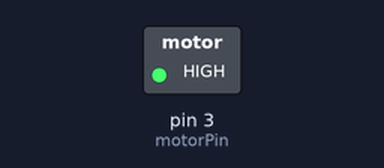
A sketch run on a simulated Arduino Uno, built with avr-gcc and run on an emulated ATmega328P. Parts: switched loads named in the sketch (green lamp = pin HIGH). Dashed ring = blinking. What the sketch prints to the serial monitor is not drawn.

Above: at 0.5 s.
Timing chart, 0 to 4.6 s (numbered marks = the images above):
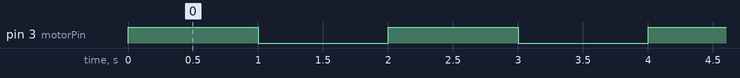

Measured:
- by itself, pin 3 (motorPin): alternates HIGH for 1.0 s and LOW for 1.0 s

The sketch:

Transistor_Test.ino
```cpp
int motorPin = 3;

void setup()
{
  Serial.begin(9600);
  pinMode(motorPin, OUTPUT);
  Serial.println("Grove - MOSFET Test Demo!");
}

void loop()
{
  digitalWrite(motorPin, HIGH);
  //analogWrite(motorPin, 255);
  delay(1000);
  digitalWrite(motorPin, LOW);
  //analogWrite(motorPin, 0);
  delay(1000);
}
```
